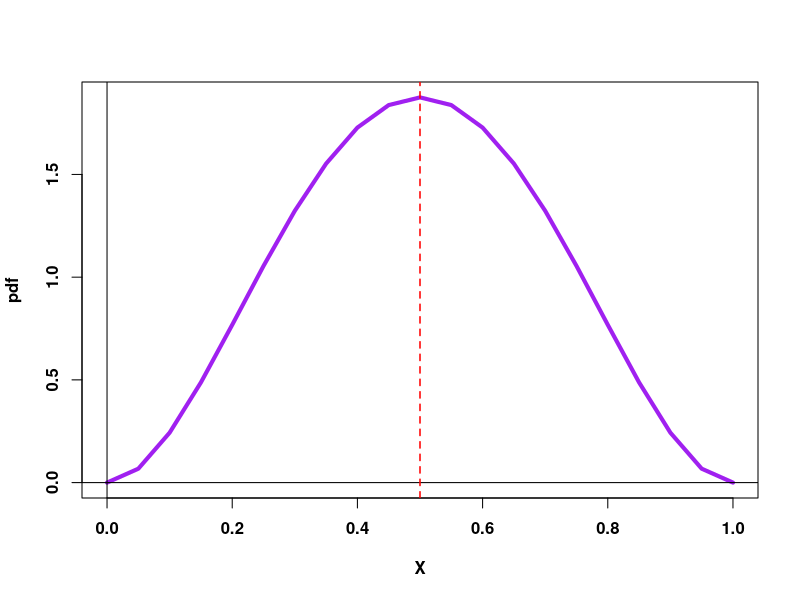

The R script that drew this image:
X <- seq(0, 1, by=0.050)
f <- function(x) (x^2 - 2*x^3 + x^4 )*30
plot(X, f(X), type='l',col="purple",lwd=4,ylab="pdf",font.lab=2,font.axis=2)
abline(h=0)
abline(v=0)
abline(v=0.5,lty=2,col="red",lwd=1.5)
